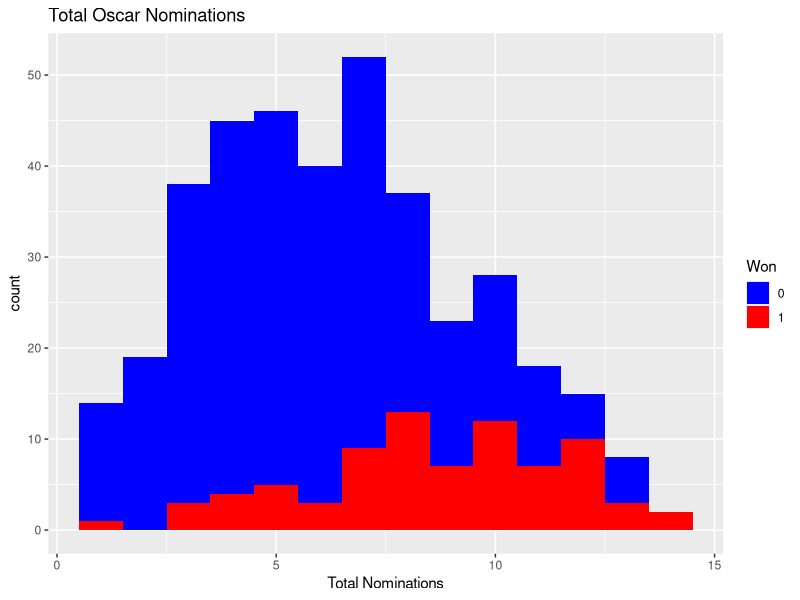

The R script that drew this image:
## ---- chunk 1
knitr::opts_chunk$set(echo = TRUE)
## ---- chunk 2
library(tidyverse)
library(broom)
## ---- chunk 3
oscars <- read_csv("data/oscars.csv")
director_noms <- oscars %>%
  filter(DD == 1, Year != 2006) %>%
  rename(win = Ch) %>%
  mutate(win = ifelse(win==1, 1, 0))
# win is 1 if a win, 0 if loss
## ---- chunk 4
ggplot(data = director_noms, aes(x = Nom, fill = as.character(win))) + geom_histogram(binwidth = 1) + 
  labs(title = "Total Oscar Nominations", x = "Total Nominations")  + 
  scale_fill_manual(name = "Won", values = c("blue", "red"))
## ---- chunk 5
#Total nominations matter a lot RELEVANT
director_noms %>%
  group_by(win) %>%
  summarise(mean_noms = mean(Nom),
            Q1_noms = quantile(Nom, c(0.25)),
            Q3_noms = quantile(Nom, c(0.75)))

# Best picture matters a lot RELEVANT
director_noms %>%
  group_by(win) %>%
  summarise(total = n(), total_best_picture = length(Pic[Pic == 1]),
            prop_picture = total_best_picture/total)

# Male leads matter a lot RELEVANT
director_noms %>%
  group_by(win) %>%
  summarise(total = n(), prop_at_least_1_male_lead = length(Aml[Aml>=1])/n(),
            std_dev_male_lead = sd(Aml))

# Female leads matter less NOT RELEVANT
director_noms %>%
  group_by(win) %>%
  summarise(total = n(), prop_at_least_1_female_lead = length(Afl[Afl>=1])/n(),
            std_dev_male_lead = sd(Afl))

# Difference in both male and female supporting actors RELEVANT
director_noms %>%
  group_by(win) %>%
  summarise(prop_at_least_1_male_support = length(Ams[Ams>=1])/n(),
            std_dev_male_support= sd(Ams))

director_noms %>% # NOT RELEVANT
  group_by(win) %>%
  summarise(prop_at_least_1_female_support = length(Afs[Afs>=1])/n(),
            std_dev_male_lead = sd(Afs))


## ---- chunk 6
director_noms %>%
  group_by(win) %>%
  summarise(prop_screenplay_nom = length(Scr[Scr==1])/n())

director_noms %>%
  group_by(win) %>%
  summarise(prop_cinematography_nom = length(Cin[Cin==1])/n())

director_noms %>%
  group_by(win) %>%
  summarise(prop_art_nom = length(Art[Art==1])/n())

director_noms %>%
  group_by(win) %>%
  summarise(prop_costum_nom = length(Cos[Cos==1])/n())

director_noms %>%
  group_by(win) %>%
  summarise(prop_score_nom = length(Sco[Sco==1])/n())

# All appear to be somewhat relevant??
## ---- chunk 7
# double the chance
director_noms %>%
  group_by(win) %>%
  summarise(prop_score_nom = length(Edi[Edi==1])/n())

# 2.5x the chance
director_noms %>%
  group_by(win) %>%
  summarise(prop_score_nom = length(Sou[Sou==1])/n())

# double chance, but not too many are nominated
director_noms %>%
  group_by(win) %>%
  summarise(prop_score_nom = length(Eff[Eff==1])/n())
## ---- chunk 8
# Slight Advantage to Nominees
director_noms %>%
  group_by(win) %>%
  summarise(prop_score_nom = mean(PrN))

# Slight Advantage to Winners
director_noms %>%
  group_by(win) %>%
  summarise(prop_score_nom = mean(PrW))

## ---- chunk 9
# previous Wins

# Extreme Correlation
director_noms %>%
  group_by(win) %>%
  summarise(prop_gd_win = length(Gd[Gd == 1])/n())

# Extreme Correlation, if they win the DGA, choose them to win the Oscar
director_noms %>%
  group_by(win) %>%
  summarise(prop_DGA = length(DGA[DGA == 1])/n())



## ---- chunk 10
# High correlation interaction variables!!

# year interactions

director_wins <- director_noms %>%
  filter(win == 1)

director_wins %>%
  summarise(mean(Art*Sco))

## ---- chunk 11
# other variables that I tested but were not significant at all: PrN, PrW, Sou, Sco, Cos, Art, Aml, Afl, Ams, Afs

log.model <- glm(win ~ Nom + Pic + Scr + Cin + Edi + Eff +
                   Gd + DGA + Year
                 , data = director_noms, family = binomial)

tidy(log.model, exponentiate = FALSE, conf.int = TRUE)


